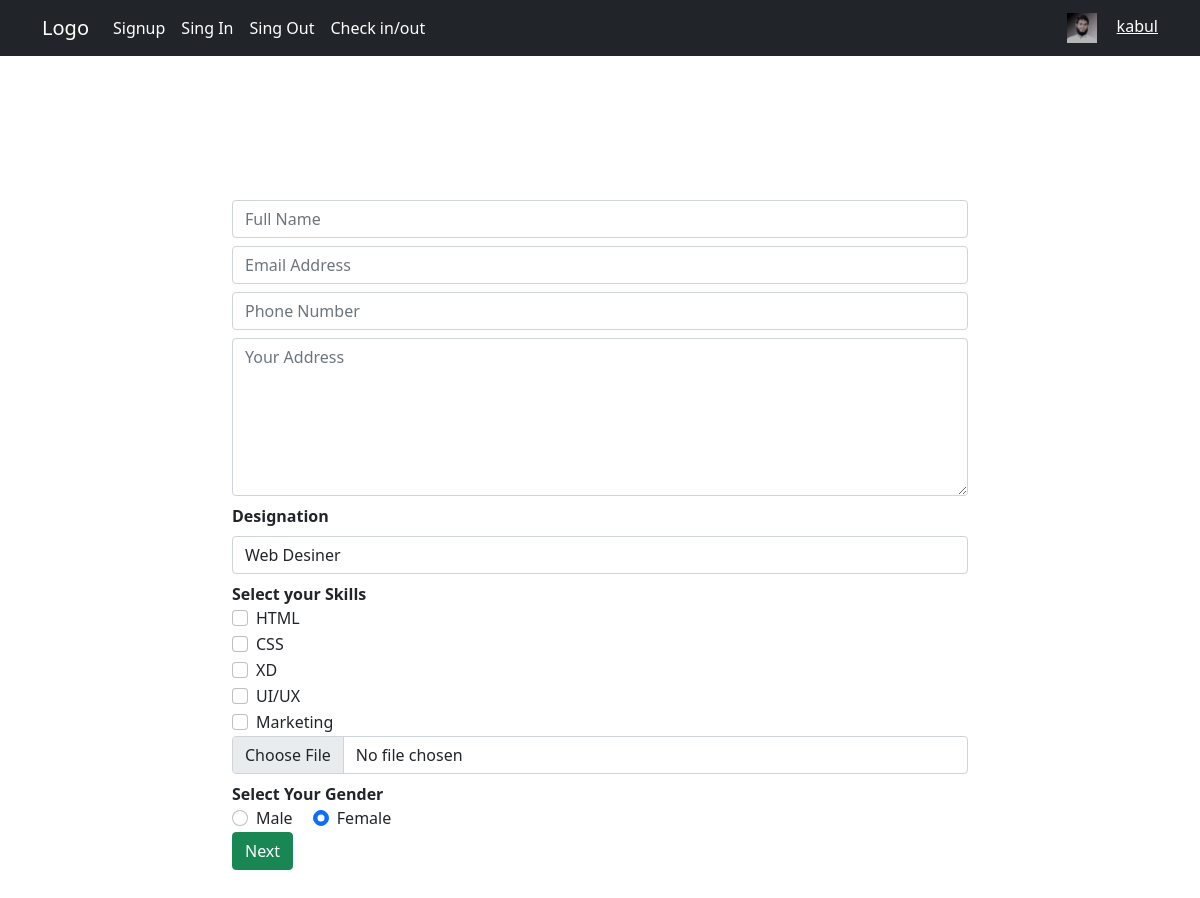
/index.php?signup=do (signed in), run on the app's committed database.
### tables this page shows
CREATE TABLE `skill` (
  `Sid` int(2) NOT NULL,
  `S_name` varchar(20) DEFAULT NULL
);

### index.php (the view, shortened to what this page needs)
<?php include "header.php"; ?>
      <div class="container py-5 my-5">
        <div class="row py-5 justify-content-center">
          <div class="col-8">
            <form action="" method="POST" enctype="multipart/form-data">
              <?php
                  if(isset($_GET['signup'])){
                    $action  = $_GET['signup'];
                    if( $action == "do"){
              ?>
              <input required type="text" name="fullname" placeholder="Full Name" class="form-control mb-2">
              <input type="email" name="email" placeholder="Email Address" class="form-control mb-2">
               <input type="number" name="phone" placeholder="Phone Number" class="form-control mb-2">
              <textarea rows="6"  name="address" placeholder="Your Address" class="form-control mb-2 mt-2"></textarea>
              <strong>Designation</strong>
              <select name="designation" class="form-control mb-2 mt-2" >
              <?php
                  $designation =  mysqli_query($conn , "SELECT * FROM designation" );
                  while ( $designationList =  mysqli_fetch_assoc($designation)) {
              ?>
               <option value="<?php echo  $designationList['D_name']; ?>"><?php echo  $designationList['D_name']; ?></option>
              <?php
                  }
              ?>
              </select>
              <strong>Select your Skills</strong>
                <?php
                  $skill =  mysqli_query($conn , "SELECT * FROM skill" );
                  while ( $skillList =  mysqli_fetch_assoc($skill)) {
                ?>
                <div class="form-check">
                  <input class="form-check-input" name="skill[]" type="checkbox" value="<?php echo $skillList['S_name'];?>" id="<?php echo $skillList['S_name'];?>">
                  <label class="form-check-label" for="<?php echo $skillList['S_name'];?>">
                    <?php echo $skillList['S_name'];?>
                  </label>
                </div>
                <?php
                  }
                   ?>
              <input type="file" name="image"  class="form-control mb-2">
              <strong class="d-block">Select Your Gender</strong>
              <div class="form-check  form-check-inline">
                <input value="male" class="form-check-input" type="radio" name="gender" id="male">
                <label class="form-check-label" for="male">
                  Male
                </label>
              </div>
              <div class="form-check  form-check-inline">
                <input value="female" class="form-check-input" type="radio" name="gender" id="female" checked>
                <label class="form-check-label" for="female">
                  Female
                </label>
              </div>
              <input type="submit" name="next"  class="btn btn-success d-block" value="Next">
              <?php
                    }
                  }
                ?>
            </form>
          </div>
        </div>
      </div>
<?php include "footer.php"; ?>

### header.php (shortened to what this page needs)
<!doctype html>
<html lang="en">
  <head>
    <link href="https://cdn.jsdelivr.net/npm/bootstrap@5.0.0-beta3/dist/css/bootstrap.min.css" rel="stylesheet">
  </head>
  <body>
<nav class="navbar navbar-expand-lg navbar-dark bg-dark">
  <div class="container">
    <a class="navbar-brand" href="index.php">Logo</a>
    <div class="collapse navbar-collapse" id="navbarSupportedContent">
      <ul class="navbar-nav me-auto mb-2 mb-lg-0">
        <li class="nav-item">
          <a class="nav-link active" aria-current="page" href="index.php?signup=do">Signup</a>
        </li>
        <li class="nav-item">
          <a class="nav-link active" aria-current="page" href="singin.php">Sing In</a>
        </li>
        <li class="nav-item">
          <a class="nav-link active" aria-current="page" href="signout.php">Sing Out</a>
        </li>
        <li class="nav-item">
          <a class="nav-link active" aria-current="page" href="checkin.php">Check in/out </a>
        </li>
      </ul>
      <div >
        <a href="profile.php" class="text-white">
          <?php
          if(isset($_SESSION['Eid'])){
            echo "<img class='userimg' src='images/".$_SESSION['Image']."'>";
            echo $_SESSION['Username'];
          }
          ?>
          </a>
      </div>
    </div>
  </div>
</nav>

### footer.php (shortened to what this page needs)
  </body>
</html>

### header.php (style rules this page uses)
.userimg { width: 30px; height: 30px; object-fit: cover; margin-right: 20px; }

### data on the page
skill: S_name "HTML"
skill: S_name "CSS"
skill: S_name "XD"
skill: S_name "UI/UX"
skill: S_name "Marketing"

### other printed values
$_SESSION['Username'] "kabul"
form field designation "Web Desiner"
